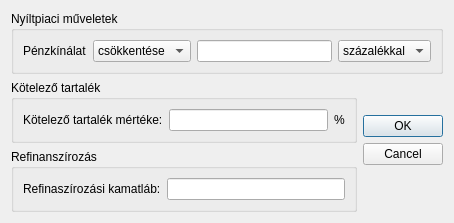
<?xml version="1.0" encoding="UTF-8"?>
<ui version="4.0">
 <class>MonetaryDialog</class>
 <widget class="QDialog" name="MonetaryDialog">
  <property name="windowModality">
   <enum>Qt::WindowModal</enum>
  </property>
  <property name="geometry">
   <rect>
    <x>0</x>
    <y>0</y>
    <width>454</width>
    <height>197</height>
   </rect>
  </property>
  <property name="windowTitle">
   <string>Dialog</string>
  </property>
  <property name="modal">
   <bool>true</bool>
  </property>
  <layout class="QGridLayout" name="gridLayout_5">
   <item row="0" column="0">
    <layout class="QGridLayout" name="gridLayout_4">
     <item row="0" column="0" rowspan="2" colspan="4">
      <widget class="QGroupBox" name="groupBox">
       <property name="title">
        <string>Nyíltpiaci műveletek</string>
       </property>
       <layout class="QGridLayout" name="gridLayout">
        <item row="0" column="0">
         <layout class="QHBoxLayout" name="horizontalLayout">
          <item>
           <widget class="QLabel" name="label">
            <property name="text">
             <string>Pénzkínálat</string>
            </property>
           </widget>
          </item>
          <item>
           <widget class="QComboBox" name="MComboBox">
            <item>
             <property name="text">
              <string>csökkentése</string>
             </property>
            </item>
            <item>
             <property name="text">
              <string>növelése</string>
             </property>
            </item>
           </widget>
          </item>
          <item>
           <widget class="QLineEdit" name="MChangeValueLineEdit"/>
          </item>
          <item>
           <widget class="QComboBox" name="MUnitComboBox">
            <item>
             <property name="text">
              <string>százalékkal</string>
             </property>
            </item>
            <item>
             <property name="text">
              <string>egységgel</string>
             </property>
            </item>
           </widget>
          </item>
         </layout>
        </item>
       </layout>
      </widget>
     </item>
     <item row="1" column="3" rowspan="2">
      <spacer name="verticalSpacer">
       <property name="orientation">
        <enum>Qt::Vertical</enum>
       </property>
       <property name="sizeHint" stdset="0">
        <size>
         <width>20</width>
         <height>40</height>
        </size>
       </property>
      </spacer>
     </item>
     <item row="2" column="0" rowspan="2">
      <widget class="QGroupBox" name="groupBox_2">
       <property name="title">
        <string>Kötelező tartalék</string>
       </property>
       <layout class="QGridLayout" name="gridLayout_2">
        <item row="0" column="0">
         <layout class="QHBoxLayout" name="horizontalLayout_2">
          <item>
           <widget class="QLabel" name="label_2">
            <property name="text">
             <string>Kötelező tartalék mértéke:</string>
            </property>
           </widget>
          </item>
          <item>
           <widget class="QLineEdit" name="lineEdit_2"/>
          </item>
          <item>
           <widget class="QLabel" name="label_3">
            <property name="text">
             <string>%</string>
            </property>
           </widget>
          </item>
         </layout>
        </item>
       </layout>
      </widget>
     </item>
     <item row="3" column="1" rowspan="3" colspan="3">
      <widget class="QDialogButtonBox" name="buttonBox">
       <property name="orientation">
        <enum>Qt::Vertical</enum>
       </property>
       <property name="standardButtons">
        <set>QDialogButtonBox::Cancel|QDialogButtonBox::Ok</set>
       </property>
      </widget>
     </item>
     <item row="4" column="0" rowspan="2">
      <widget class="QGroupBox" name="groupBox_3">
       <property name="title">
        <string>Refinanszírozás</string>
       </property>
       <layout class="QGridLayout" name="gridLayout_3">
        <item row="0" column="0">
         <layout class="QHBoxLayout" name="horizontalLayout_3">
          <item>
           <widget class="QLabel" name="label_4">
            <property name="text">
             <string>Refinaszírozási kamatláb:</string>
            </property>
           </widget>
          </item>
          <item>
           <widget class="QLineEdit" name="lineEdit_3"/>
          </item>
         </layout>
        </item>
       </layout>
      </widget>
     </item>
     <item row="5" column="2" colspan="2">
      <spacer name="verticalSpacer_2">
       <property name="orientation">
        <enum>Qt::Vertical</enum>
       </property>
       <property name="sizeHint" stdset="0">
        <size>
         <width>20</width>
         <height>40</height>
        </size>
       </property>
      </spacer>
     </item>
    </layout>
   </item>
  </layout>
 </widget>
 <resources/>
 <connections>
  <connection>
   <sender>buttonBox</sender>
   <signal>accepted()</signal>
   <receiver>MonetaryDialog</receiver>
   <slot>accept()</slot>
   <hints>
    <hint type="sourcelabel">
     <x>406</x>
     <y>144</y>
    </hint>
    <hint type="destinationlabel">
     <x>226</x>
     <y>98</y>
    </hint>
   </hints>
  </connection>
  <connection>
   <sender>buttonBox</sender>
   <signal>rejected()</signal>
   <receiver>MonetaryDialog</receiver>
   <slot>reject()</slot>
   <hints>
    <hint type="sourcelabel">
     <x>406</x>
     <y>144</y>
    </hint>
    <hint type="destinationlabel">
     <x>226</x>
     <y>98</y>
    </hint>
   </hints>
  </connection>
 </connections>
</ui>
